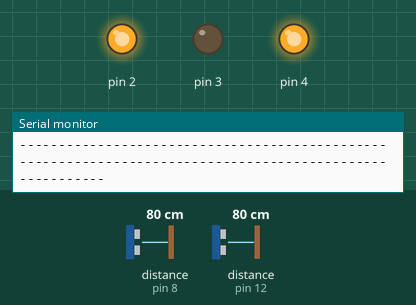
Recording of a sketch running on a simulated Arduino Uno, built with avr-gcc and run on an emulated ATmega328P. On the bench: output pins drawn as LEDs (lit = HIGH), the last lines printed to the serial monitor. Wiring (inferred from the names in the program): 2 × ultrasonic range finder: trigger pin 9, echo pin 8 / trigger pin 11, echo pin 12. The test bench sets the inputs (shaded band); at power-on: distance to the obstacle (sensors on pin 12, pin 8) 80 cm. The echo pulse lasts 58.3 µs per cm; pins used as bus, display or sensor lines are not drawn.

Above: at 1.2 s.
1.3 s: distance to the obstacle (sensor on pin 12) set to 2 cm
At 2.0 s:
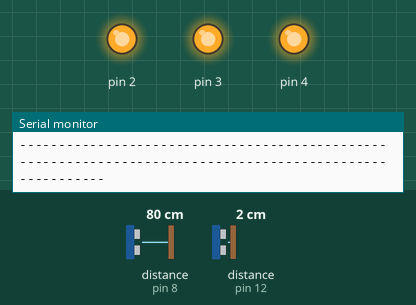
9.2 s: distance to the obstacle (sensor on pin 8) set to 25 cm
12.7 s: distance to the obstacle (sensor on pin 8) set to 19 cm
At 17.1 s:
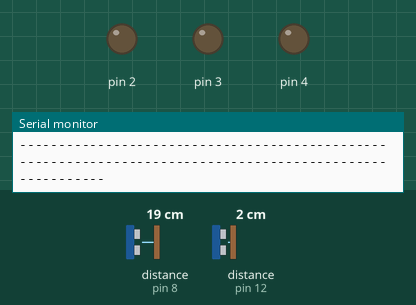
25.0 s: distance to the obstacle (sensor on pin 8) set to 35 cm
At 25.8 s:
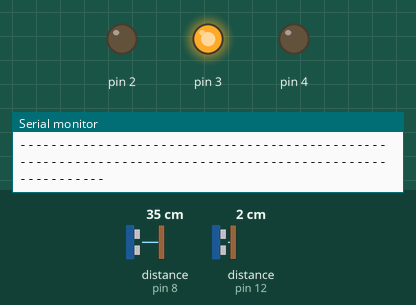
29.8 s: distance to the obstacle (sensor on pin 12) set to 35 cm
Timing chart, 0 to 36.1 s (numbered marks = the images above; inputs shaded):
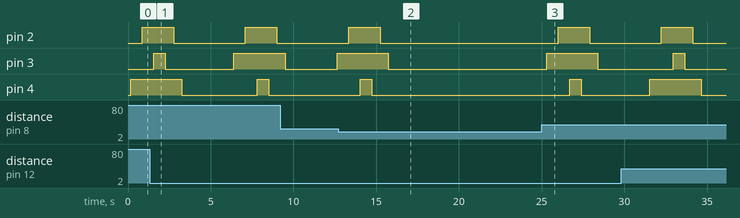

The sketch:

led_.ino
```cpp
// ---------------------------
// ---------------------------
int trigPin2 = 9;    // Trigger
int echoPin2 = 8;    // Echo
// ---------------------------
int trigPin = 11;    // Trigger
int echoPin = 12;    // Echo
// ---------------------------
// ---------------------------
long duration, distance, UltraSensor1, UltraSensor2;
char data;
String SerialData="";

void setup() {
  Serial.begin (9600);
  //Define inputs and outputs

  pinMode(trigPin2, OUTPUT);
  pinMode(echoPin2, INPUT);
  pinMode(trigPin, OUTPUT);
  pinMode(echoPin, INPUT);
  pinMode(4, OUTPUT);
  pinMode(2, OUTPUT);
  pinMode(3, OUTPUT);
  //pinMode(4, OUTPUT);
  //pinMode(5, OUTPUT);
}
//write the code in the loop function
void loop()
{
// START THE LOOP FUNCTION
SonarSensor(trigPin, echoPin);              // look bellow to find the difinition of the SonarSensor function
UltraSensor1 = distance;                      // store the distance in the first variable
SonarSensor(trigPin2,echoPin2);               // call the SonarSensor function again with the second sensor pins
UltraSensor2 = distance;                      // store the new distance in the second variable

while(Serial.available())
{
  delay(10);
  data=Serial.read();
  SerialData+=data;
}

// display the distances on the serial monitor for the first sensor
//----------------------------------------------------------------------------------------------------------------------
Serial.print("distance measured by the first sensor: ");
Serial.print(UltraSensor1);
Serial.println(" cm");
//----------------------------------------------------------------------------------------------------------------------

//display the distance on the serial monitor for the second sensor
//----------------------------------------------------------------------------------------------------------------------
Serial.print("distance measured by the second sensor: ");
Serial.print(UltraSensor2);
Serial.println(" cm");
Serial.println("---------------------------------------------------------------------------------------------------------");
//----------------------------------------------------------------------------------------------------------------------


SerialData="";
// make condition to control the LEDs
if(UltraSensor1 >20)// if distance is less than 10 Cm turn the LED ON
{
   digitalWrite(4, HIGH);
    delay(700);
    digitalWrite(2, HIGH);
    delay(700);
    digitalWrite(3, HIGH);
    delay(700);

    digitalWrite(3, LOW);
    delay(500);
    digitalWrite(2, LOW);
    delay(500);
    digitalWrite(4, LOW);
    delay(3000);
}

// do the same thing for second sensor
else if(UltraSensor2 >20)
{
    digitalWrite(3, HIGH);
    delay(700);
    digitalWrite(2, HIGH);
    delay(700);
    digitalWrite(4, HIGH);
    delay(700);

    digitalWrite(4, LOW);
    delay(500);
    digitalWrite(2, LOW);
    delay(500);
    digitalWrite(3, LOW);
    delay(3000);
  }
  else{
    digitalWrite(4, LOW);
    digitalWrite(2, LOW);
    digitalWrite(3, LOW);
  }

}//END LOOP FUNTION
/*void loop(){
  // START THE LOOP FUNCTION
SonarSensor(trigPin, echoPin);              // look bellow to find the difinition of the SonarSensor function
UltraSensor1 = distance;                      // store the distance in the first variable
SonarSensor(trigPin2,echoPin2);               // call the SonarSensor function again with the second sensor pins
UltraSensor2 = distance;                      // store the new distance in the second variable
  //--------------------------------------------------------------------------


  pinMode(echoPin, INPUT);
  pinMode(echoPin2, INPUT);

  duration = pulseIn(echoPin, HIGH);
  duration2 = pulseIn(echoPin2, HIGH);

  // Convert the time into a distance

  cm = (duration/2) / 29.1;     // Divide by 29.1 or multiply by 0.0343
  cm2 = (duration2/2) / 29.1;     // Divide by 29.1 or multiply by 0.0343
//--------------------------------------------------------------------------

  // Read the signal from the sensor: a HIGH pulse whose
  // duration is the time (in microseconds) from the sending
  // of the ping to the reception of its echo off of an object.


  // Convert the time into a distance


  Serial.print(cm);
  Serial.print("cm");
  Serial.println();
  Serial.print(cm2);
  Serial.print("cm(2)");
  Serial.println();

  delay(50);
  if(cm >10){
    digitalWrite(4, HIGH);
    delay(700);
    digitalWrite(2, HIGH);
    delay(700);
    digitalWrite(3, HIGH);
    delay(700);

    digitalWrite(3, LOW);
    delay(500);
    digitalWrite(2, LOW);
    delay(500);
    digitalWrite(4, LOW);
    delay(500);
  }
  else if(cm2 >10){
    digitalWrite(3, HIGH);
    delay(700);
    digitalWrite(2, HIGH);
    delay(700);
    digitalWrite(4, HIGH);
    delay(700);

    digitalWrite(4, LOW);
    delay(500);
    digitalWrite(2, LOW);
    delay(500);
    digitalWrite(3, LOW);
    delay(500);
  }
  else{
    digitalWrite(4, LOW);
    digitalWrite(2, LOW);
    digitalWrite(3, LOW);
  }
  delay(2000);

}
*/


// SonarSensor function used to generate and read the ultrasonic wave
void SonarSensor(int trigPinSensor,int echoPinSensor)//it takes the trigPIN and the echoPIN
{
  //START SonarSensor FUNCTION
  //generate the ultrasonic wave
//----------------------------------------------------------------------------------------------------------------------
digitalWrite(trigPinSensor, LOW);// put trigpin LOW
delayMicroseconds(2);// wait 2 microseconds
digitalWrite(trigPinSensor, HIGH);// switch trigpin HIGH
delayMicroseconds(10); // wait 10 microseconds
digitalWrite(trigPinSensor, LOW);// turn it LOW again
//----------------------------------------------------------------------------------------------------------------------

//read the distance
//----------------------------------------------------------------------------------------------------------------------
duration = pulseIn(echoPinSensor, HIGH);//pulseIn funtion will return the time on how much the configured pin remain the level HIGH or LOW; in this case it will return how much time echoPinSensor stay HIGH
distance= (duration/2) / 29.1; // first we have to divide the duration by two
}// END SonarSensor FUNCTION
```

Measured:
- the behaviour switches between 22 and 21 cm on distance to the obstacle (sensor on pin 8) (found by bisection; images 1 and 2)
- after the input at 12.7 s, pin 2: goes on until 15.2 s, then stays LOW; pin 3: goes on until 15.7 s, then stays LOW; pin 4: goes on until 14.7 s, then stays LOW
- after the input at 25.0 s, pin 2: LOW → HIGH after 1.0 s, → LOW 1.9 s later; pin 3: LOW → HIGH after 0.30 s, → LOW 3.1 s later; pin 4: LOW → HIGH after 1.7 s, → LOW 0.70 s later
